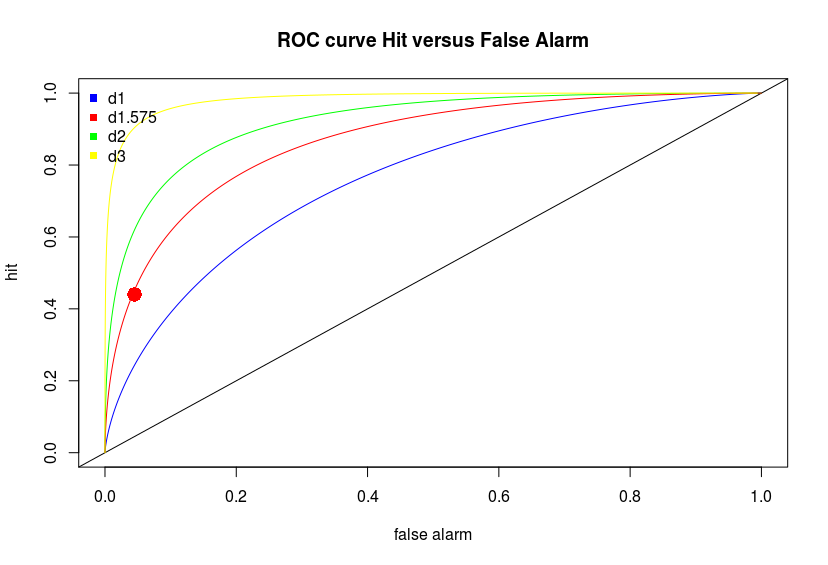

Here is the R script that generated this plot:
library(ggplot2)

# create a series of x values
xvals = seq(-5, 13, 0.01)
mu1 = 2
mu2 = 5.15
sd = 2

dist_data = data.frame(x=xvals, 
                       dist1 = dnorm(xvals, mean=mu1, sd=sd),
                       dist2 = dnorm(xvals, mean=mu2, sd=sd))

p_hit = 0.44
p_false_alarm = 0.045

#dist_1
decision_boundary_dist1 = qnorm(p_false_alarm, mean = mu1, sd = sd, lower.tail = FALSE)

#dist_2
decision_boundary_dist2 = qnorm(p_hit, mean = mu2, sd =sd, lower.tail = TRUE)

# plot probability of distribution 1 and distribution 2
ggplot() + 
  geom_line(data=dist_data, aes(x=x, y=dist1, color="distribution 1 (mu= 2, sd=2)")) +
  geom_line(data=dist_data, aes(x=x, y=dist2, color="distribution 2 (mu= 5.7, sd=2)")) +
  geom_point(data=data.frame(X=decision_boundary_dist1,Y=0), aes(x = X, y = Y),colour="green",size=4)+
  geom_vline(xintercept = decision_boundary_dist1, linetype="dashed") + 
  ylab("Probability") + 
  xlab("X Values")


discriminability = (mu2-mu1)/sd



#ROC plot

# create a series of x values
plot(pnorm(xvals, mean=4, sd=sd), pnorm(xvals, mean=2, sd=sd), xlim = c(0, 1), ylim = c(0, 1), type = "l",  xlab = "false alarm", ylab = "hit", col = 'blue')
abline(0, 1, col= "black")
lines(pnorm(xvals, mean=6, sd=sd), pnorm(xvals, mean=2, sd=sd), col='green')
lines(pnorm(xvals, mean=mu2, sd=sd), pnorm(xvals, mean=mu1, sd=sd), col='red')
lines(pnorm(xvals, mean=8, sd=sd), pnorm(xvals, mean=2, sd=sd), col='yellow')
points(0.045,0.44, cex=2,pch=16,col="red")
legend("topleft", legend = c("d1","d1.575","d2","d3") , pch = 15, bty = 'n', col = c("blue",'red',"green",'yellow'))
title(main = "ROC curve Hit versus False Alarm")
